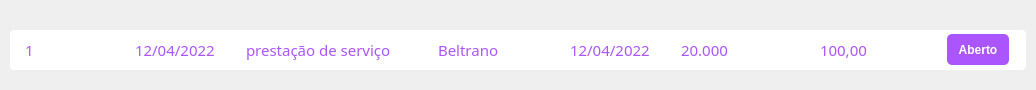
<?xml version="1.0" encoding="UTF-8"?>
<ui version="4.0">
 <class>Form</class>
 <widget class="QWidget" name="Form">
  <property name="geometry">
   <rect>
    <x>0</x>
    <y>0</y>
    <width>1036</width>
    <height>90</height>
   </rect>
  </property>
  <property name="windowTitle">
   <string>Form</string>
  </property>
  <widget class="QFrame" name="pequenoHistoricoEntrada_10">
   <property name="geometry">
    <rect>
     <x>10</x>
     <y>30</y>
     <width>1016</width>
     <height>40</height>
    </rect>
   </property>
   <property name="minimumSize">
    <size>
     <width>0</width>
     <height>40</height>
    </size>
   </property>
   <property name="styleSheet">
    <string notr="true">background-color: rgb(255, 255, 255);
border-radius:4px;</string>
   </property>
   <property name="frameShape">
    <enum>QFrame::StyledPanel</enum>
   </property>
   <property name="frameShadow">
    <enum>QFrame::Raised</enum>
   </property>
   <layout class="QHBoxLayout" name="horizontalLayout_137">
    <property name="spacing">
     <number>0</number>
    </property>
    <property name="leftMargin">
     <number>15</number>
    </property>
    <property name="topMargin">
     <number>0</number>
    </property>
    <property name="rightMargin">
     <number>0</number>
    </property>
    <property name="bottomMargin">
     <number>0</number>
    </property>
    <item>
     <widget class="QFrame" name="frame_274">
      <property name="minimumSize">
       <size>
        <width>110</width>
        <height>0</height>
       </size>
      </property>
      <property name="maximumSize">
       <size>
        <width>110</width>
        <height>16777215</height>
       </size>
      </property>
      <property name="styleSheet">
       <string notr="true"/>
      </property>
      <property name="frameShape">
       <enum>QFrame::StyledPanel</enum>
      </property>
      <property name="frameShadow">
       <enum>QFrame::Raised</enum>
      </property>
      <layout class="QVBoxLayout" name="verticalLayout_210">
       <property name="spacing">
        <number>0</number>
       </property>
       <property name="leftMargin">
        <number>0</number>
       </property>
       <property name="topMargin">
        <number>0</number>
       </property>
       <property name="rightMargin">
        <number>0</number>
       </property>
       <property name="bottomMargin">
        <number>0</number>
       </property>
       <item>
        <widget class="QLabel" name="numero">
         <property name="maximumSize">
          <size>
           <width>150</width>
           <height>16777215</height>
          </size>
         </property>
         <property name="font">
          <font>
           <family>Segoe UI Semibold</family>
           <pointsize>11</pointsize>
          </font>
         </property>
         <property name="styleSheet">
          <string notr="true">color: rgb(170, 85, 255);</string>
         </property>
         <property name="text">
          <string>1</string>
         </property>
         <property name="alignment">
          <set>Qt::AlignLeading|Qt::AlignLeft|Qt::AlignVCenter</set>
         </property>
        </widget>
       </item>
      </layout>
     </widget>
    </item>
    <item>
     <widget class="QFrame" name="frame_289">
      <property name="minimumSize">
       <size>
        <width>110</width>
        <height>0</height>
       </size>
      </property>
      <property name="maximumSize">
       <size>
        <width>110</width>
        <height>16777215</height>
       </size>
      </property>
      <property name="styleSheet">
       <string notr="true"/>
      </property>
      <property name="frameShape">
       <enum>QFrame::StyledPanel</enum>
      </property>
      <property name="frameShadow">
       <enum>QFrame::Raised</enum>
      </property>
      <layout class="QVBoxLayout" name="verticalLayout_216">
       <property name="spacing">
        <number>0</number>
       </property>
       <property name="leftMargin">
        <number>0</number>
       </property>
       <property name="topMargin">
        <number>0</number>
       </property>
       <property name="rightMargin">
        <number>0</number>
       </property>
       <property name="bottomMargin">
        <number>0</number>
       </property>
       <item>
        <widget class="QLabel" name="emissao">
         <property name="maximumSize">
          <size>
           <width>16777215</width>
           <height>38</height>
          </size>
         </property>
         <property name="font">
          <font>
           <family>Segoe UI Semibold</family>
           <pointsize>11</pointsize>
          </font>
         </property>
         <property name="styleSheet">
          <string notr="true">color: rgb(170, 85, 255);</string>
         </property>
         <property name="text">
          <string>12/04/2022</string>
         </property>
         <property name="alignment">
          <set>Qt::AlignLeading|Qt::AlignLeft|Qt::AlignVCenter</set>
         </property>
        </widget>
       </item>
      </layout>
     </widget>
    </item>
    <item>
     <widget class="QFrame" name="frame_290">
      <property name="minimumSize">
       <size>
        <width>190</width>
        <height>0</height>
       </size>
      </property>
      <property name="maximumSize">
       <size>
        <width>190</width>
        <height>16777215</height>
       </size>
      </property>
      <property name="styleSheet">
       <string notr="true"/>
      </property>
      <property name="frameShape">
       <enum>QFrame::StyledPanel</enum>
      </property>
      <property name="frameShadow">
       <enum>QFrame::Raised</enum>
      </property>
      <layout class="QVBoxLayout" name="verticalLayout_217">
       <property name="spacing">
        <number>0</number>
       </property>
       <property name="leftMargin">
        <number>1</number>
       </property>
       <property name="topMargin">
        <number>0</number>
       </property>
       <property name="rightMargin">
        <number>0</number>
       </property>
       <property name="bottomMargin">
        <number>0</number>
       </property>
       <item>
        <widget class="QLabel" name="categoria">
         <property name="font">
          <font>
           <family>Segoe UI Semibold</family>
           <pointsize>11</pointsize>
          </font>
         </property>
         <property name="styleSheet">
          <string notr="true">color: rgb(170, 85, 255);</string>
         </property>
         <property name="text">
          <string>prestação de serviço</string>
         </property>
         <property name="alignment">
          <set>Qt::AlignLeading|Qt::AlignLeft|Qt::AlignVCenter</set>
         </property>
        </widget>
       </item>
      </layout>
     </widget>
    </item>
    <item>
     <widget class="QFrame" name="frame_291">
      <property name="minimumSize">
       <size>
        <width>125</width>
        <height>0</height>
       </size>
      </property>
      <property name="maximumSize">
       <size>
        <width>125</width>
        <height>16777215</height>
       </size>
      </property>
      <property name="styleSheet">
       <string notr="true"/>
      </property>
      <property name="frameShape">
       <enum>QFrame::StyledPanel</enum>
      </property>
      <property name="frameShadow">
       <enum>QFrame::Raised</enum>
      </property>
      <layout class="QVBoxLayout" name="verticalLayout_218">
       <property name="spacing">
        <number>0</number>
       </property>
       <property name="leftMargin">
        <number>3</number>
       </property>
       <property name="topMargin">
        <number>0</number>
       </property>
       <property name="rightMargin">
        <number>0</number>
       </property>
       <property name="bottomMargin">
        <number>0</number>
       </property>
       <item>
        <widget class="QLabel" name="cliente">
         <property name="maximumSize">
          <size>
           <width>16777215</width>
           <height>38</height>
          </size>
         </property>
         <property name="font">
          <font>
           <family>Segoe UI Semibold</family>
           <pointsize>11</pointsize>
          </font>
         </property>
         <property name="styleSheet">
          <string notr="true">color: rgb(170, 85, 255);</string>
         </property>
         <property name="text">
          <string>Beltrano</string>
         </property>
         <property name="alignment">
          <set>Qt::AlignLeading|Qt::AlignLeft|Qt::AlignVCenter</set>
         </property>
        </widget>
       </item>
      </layout>
     </widget>
    </item>
    <item>
     <widget class="QFrame" name="frame_292">
      <property name="minimumSize">
       <size>
        <width>117</width>
        <height>0</height>
       </size>
      </property>
      <property name="maximumSize">
       <size>
        <width>119</width>
        <height>16777215</height>
       </size>
      </property>
      <property name="styleSheet">
       <string notr="true"/>
      </property>
      <property name="frameShape">
       <enum>QFrame::StyledPanel</enum>
      </property>
      <property name="frameShadow">
       <enum>QFrame::Raised</enum>
      </property>
      <layout class="QVBoxLayout" name="verticalLayout_219">
       <property name="spacing">
        <number>0</number>
       </property>
       <property name="leftMargin">
        <number>10</number>
       </property>
       <property name="topMargin">
        <number>0</number>
       </property>
       <property name="rightMargin">
        <number>0</number>
       </property>
       <property name="bottomMargin">
        <number>0</number>
       </property>
       <item>
        <widget class="QLabel" name="vencimento">
         <property name="maximumSize">
          <size>
           <width>16777215</width>
           <height>38</height>
          </size>
         </property>
         <property name="font">
          <font>
           <family>Segoe UI Semibold</family>
           <pointsize>11</pointsize>
          </font>
         </property>
         <property name="styleSheet">
          <string notr="true">color: rgb(170, 85, 255);</string>
         </property>
         <property name="text">
          <string>12/04/2022</string>
         </property>
         <property name="alignment">
          <set>Qt::AlignLeading|Qt::AlignLeft|Qt::AlignVCenter</set>
         </property>
        </widget>
       </item>
      </layout>
     </widget>
    </item>
    <item>
     <widget class="QFrame" name="frame_293">
      <property name="maximumSize">
       <size>
        <width>12345678</width>
        <height>16777215</height>
       </size>
      </property>
      <property name="styleSheet">
       <string notr="true"/>
      </property>
      <property name="frameShape">
       <enum>QFrame::StyledPanel</enum>
      </property>
      <property name="frameShadow">
       <enum>QFrame::Raised</enum>
      </property>
      <layout class="QHBoxLayout" name="horizontalLayout_141">
       <property name="spacing">
        <number>0</number>
       </property>
       <property name="leftMargin">
        <number>2</number>
       </property>
       <property name="topMargin">
        <number>0</number>
       </property>
       <property name="rightMargin">
        <number>0</number>
       </property>
       <property name="bottomMargin">
        <number>0</number>
       </property>
       <item>
        <widget class="QLabel" name="valorTotal">
         <property name="font">
          <font>
           <family>Segoe UI Semibold</family>
           <pointsize>11</pointsize>
          </font>
         </property>
         <property name="styleSheet">
          <string notr="true">color: rgb(170, 85, 255);</string>
         </property>
         <property name="text">
          <string>20.000</string>
         </property>
         <property name="alignment">
          <set>Qt::AlignLeading|Qt::AlignLeft|Qt::AlignVCenter</set>
         </property>
        </widget>
       </item>
      </layout>
     </widget>
    </item>
    <item>
     <widget class="QFrame" name="frame_294">
      <property name="styleSheet">
       <string notr="true"/>
      </property>
      <property name="frameShape">
       <enum>QFrame::StyledPanel</enum>
      </property>
      <property name="frameShadow">
       <enum>QFrame::Raised</enum>
      </property>
      <layout class="QVBoxLayout" name="verticalLayout_220">
       <property name="leftMargin">
        <number>7</number>
       </property>
       <property name="topMargin">
        <number>0</number>
       </property>
       <property name="rightMargin">
        <number>0</number>
       </property>
       <property name="bottomMargin">
        <number>0</number>
       </property>
       <item>
        <widget class="QLabel" name="valorPago">
         <property name="minimumSize">
          <size>
           <width>96</width>
           <height>0</height>
          </size>
         </property>
         <property name="font">
          <font>
           <family>Segoe UI Semibold</family>
           <pointsize>11</pointsize>
          </font>
         </property>
         <property name="styleSheet">
          <string notr="true">color:rgb(170, 85, 255)</string>
         </property>
         <property name="text">
          <string>100,00</string>
         </property>
         <property name="alignment">
          <set>Qt::AlignLeading|Qt::AlignLeft|Qt::AlignVCenter</set>
         </property>
        </widget>
       </item>
      </layout>
     </widget>
    </item>
    <item>
     <widget class="QFrame" name="frame_295">
      <property name="minimumSize">
       <size>
        <width>0</width>
        <height>25</height>
       </size>
      </property>
      <property name="maximumSize">
       <size>
        <width>79</width>
        <height>35</height>
       </size>
      </property>
      <property name="styleSheet">
       <string notr="true"/>
      </property>
      <property name="frameShape">
       <enum>QFrame::StyledPanel</enum>
      </property>
      <property name="frameShadow">
       <enum>QFrame::Raised</enum>
      </property>
      <layout class="QVBoxLayout" name="verticalLayout_221">
       <property name="spacing">
        <number>0</number>
       </property>
       <property name="leftMargin">
        <number>0</number>
       </property>
       <property name="topMargin">
        <number>0</number>
       </property>
       <property name="rightMargin">
        <number>0</number>
       </property>
       <property name="bottomMargin">
        <number>0</number>
       </property>
       <item alignment="Qt::AlignLeft">
        <widget class="QPushButton" name="status">
         <property name="minimumSize">
          <size>
           <width>62</width>
           <height>31</height>
          </size>
         </property>
         <property name="maximumSize">
          <size>
           <width>57</width>
           <height>16777215</height>
          </size>
         </property>
         <property name="font">
          <font>
           <pointsize>9</pointsize>
           <bold>true</bold>
          </font>
         </property>
         <property name="styleSheet">
          <string notr="true">background-color: rgb(170, 85, 255);
border-radius:5px;
color: rgb(255, 255, 255);</string>
         </property>
         <property name="text">
          <string>Aberto</string>
         </property>
        </widget>
       </item>
      </layout>
     </widget>
    </item>
   </layout>
  </widget>
 </widget>
 <resources/>
 <connections/>
</ui>
